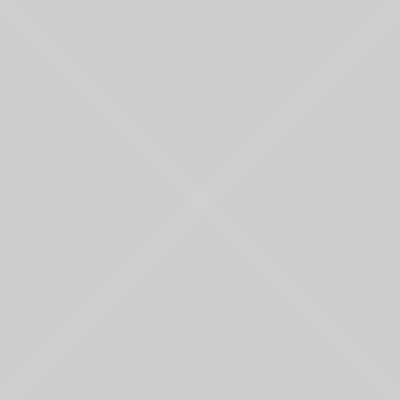
Frame 1 (no input)
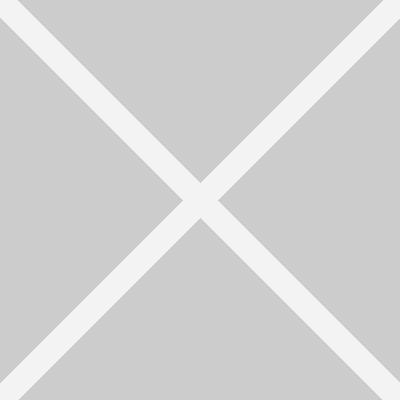
Frame 60 (the mouse pressed at the canvas centre just before this capture)
Frame 120 (the mouse held since frame 60 and released just before this capture): identical to frame 60, image omitted

The Processing sketch that drew these frames (run headless with seeded random() and noise(); from frame 60 on, the mouse is pressed at the canvas centre):

// Processing sketch: sketch_mousepresscross
// ── sketch_mousepresscross.pde

   
 
 void setup() {
       size(400, 400);
       frameRate(12);
       smooth();
       
       //stroke(255);
     }
      
     void draw() {
       float centreX =width/2;
       float centreY =height/2;
       float topleftX =width-width;
       float topleftY =height-height;
       float toprightX =width;
       float toprightY =height-height;
       float botleftX =width-width;
       float botleftY =height;
       float botrightX =width;
       float botrightY =height;
       //background(0, 101, 189 );
       strokeWeight(25);
       stroke(255, 10);
       line(topleftX, topleftY, botrightX, botrightY);
       line(toprightX,toprightY,botleftX,botleftY);
     }
     
     void mousePressed() {
       background(192, 64, 0);
     }
